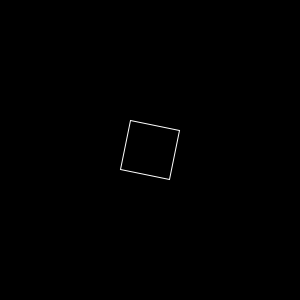
Frame 1 (no input)
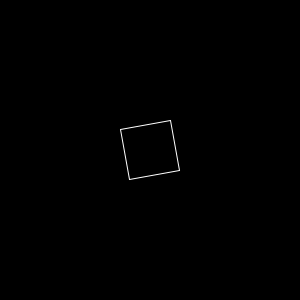
Frame 60 (the mouse pressed at the canvas centre just before this capture)
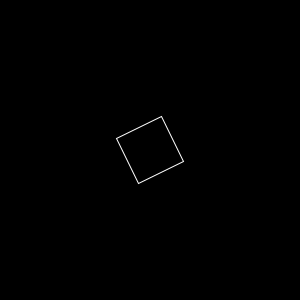
Frame 120 (the mouse held since frame 60 and released just before this capture)

The Processing sketch that drew these frames (run headless with seeded random() and noise(); from frame 60 on, the mouse is pressed at the canvas centre):

// Processing sketch: sketch_130531a
// ── sketch_130531a.pde
//La draw, funziona come la translate:
//lo stato viene riportato a quello originario di default (sistema
//di riferimento con 0,0 nell'angolo in alto a sx finestra) ad ogni nuovo
//lancio della funzione draw, quindi le rotate devono stare all'interno della draw.
//Una rotate influenza soltanto le figure disegnate dopo la sua chiamata
//Il funzionamento con la popmatrix è lo stesso.

//Ogni rotazione avviene rispetto all'origine del sistema di riferimento. Quindi se si vuole ruotare attorno ad un altro punto che
//non sia origine del sistema di riferimento o si porta l'oggetto sull'origine del sistema di riferimento, lo si fa ruotare,
//e lo si riporta alla posizione originaria (NON USATO) oppure al contrario si porta prima l'origine del sistema di riferimento
//sul punto attorno al quale vogliamo far ruotare un corpo, e poi applichiamo la translate al corpo (e a meno che non sia l'ultima rotate
//del metodo draw() o a meno che non venga chiamata una popMatrix() dobbiamo ricordarci che se facciamo altre chiamate alla rotate, nella stessa
//draw() queste saranno cumulative.

float x=0.1;
void setup(){
  
  size(300,300);
  background(0);
  noFill();
  stroke(255);
  rectMode(CENTER);
  
}


void draw(){
x+=0.1;
background(0);  
pushMatrix();
translate(width/2,height/2);
rotate(x);
rect(0,0,50,50);
popMatrix();

}
